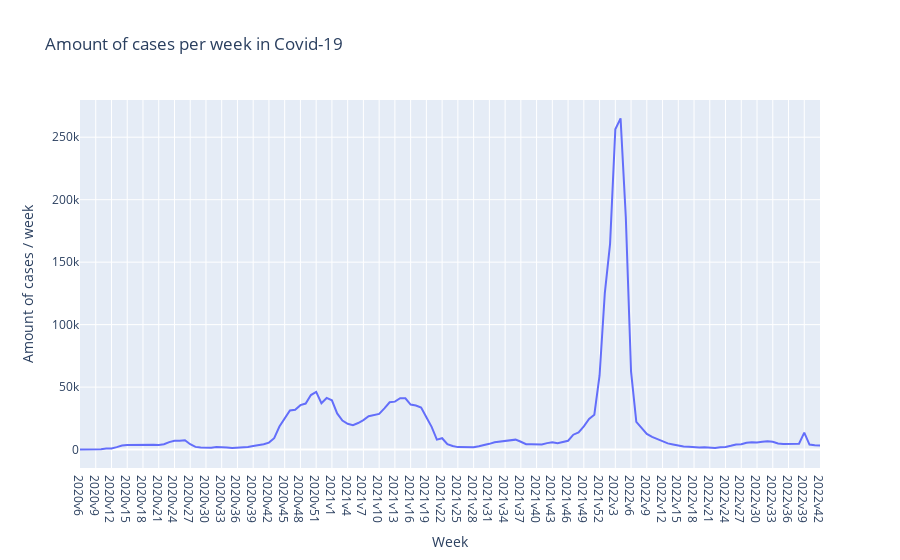

Source (notebook cell):
### Code cell
fig = px.line(covid19, x="Week", y="Amount of cases / week", title= "Amount of cases per week in Covid-19")
fig.show()

#TODO: Add in visualiseringar

### Figure 1 — Plotly figure (JSON) as saved in the notebook; plotly's stock layout.template omitted (floating-point values rounded to 4 significant figures; data arrays with more than 128 entries replaced by an {"elided": "..."} marker saying what was removed)
{"data": [{"hovertemplate": "Week=%{x}<br>Amount of cases / week=%{y}<extra></extra>", "legendgroup": "", "line": {"color": "#636efa", "dash": "solid"}, "marker": {"symbol": "circle"}, "mode": "lines", "name": "", "orientation": "v", "showlegend": false, "type": "scatter", "x": {"elided": "142 str values"}, "xaxis": "x", "y": {"elided": "142 int values"}, "yaxis": "y"}], "layout": {"legend": {"tracegroupgap": 0}, "title": {"text": "Amount of cases per week in Covid-19"}, "xaxis": {"anchor": "y", "domain": [0, 1], "title": {"text": "Week"}}, "yaxis": {"anchor": "x", "domain": [0, 1], "title": {"text": "Amount of cases / week"}}}}
